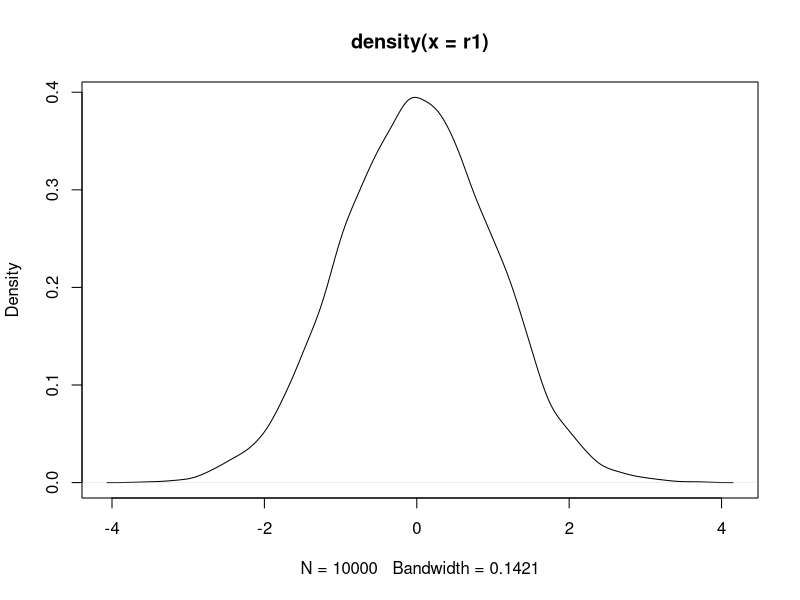
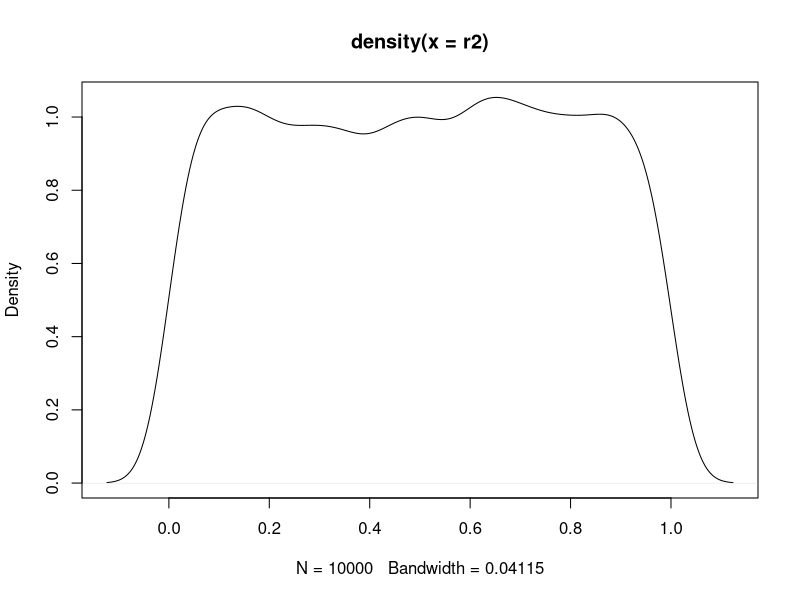
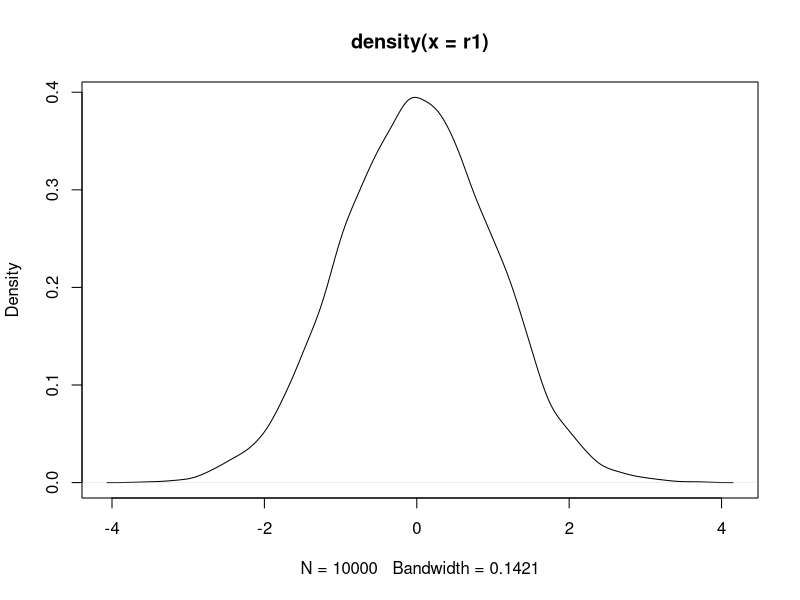
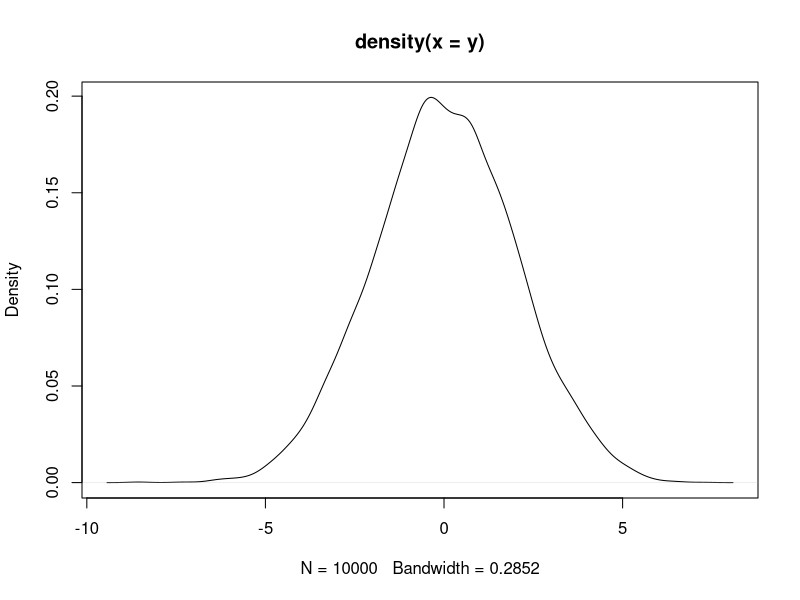
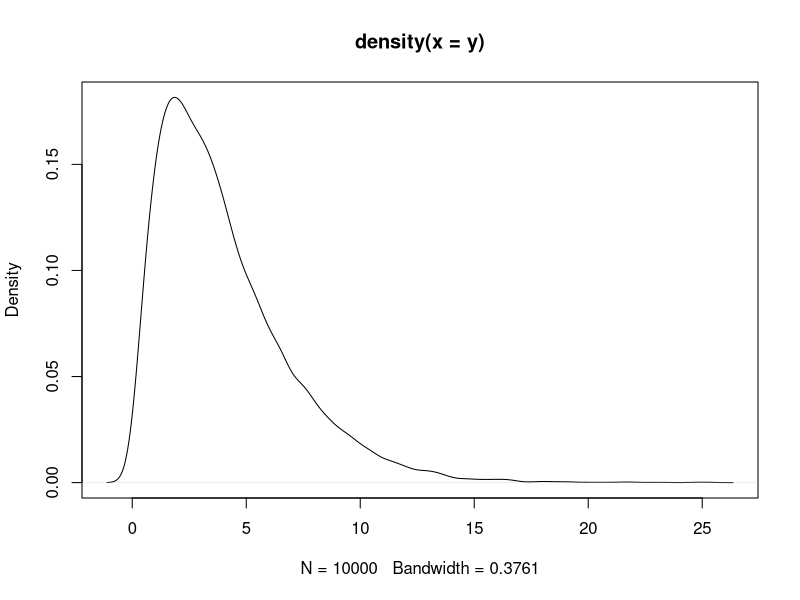
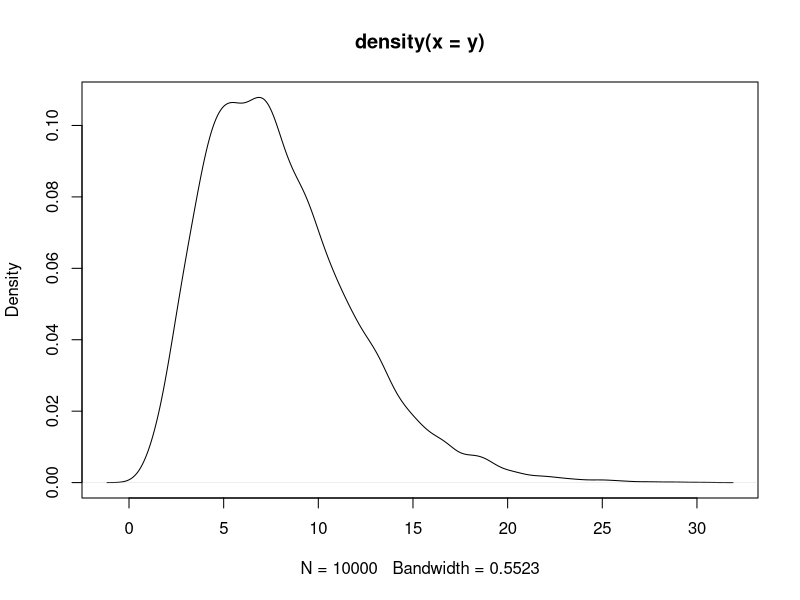
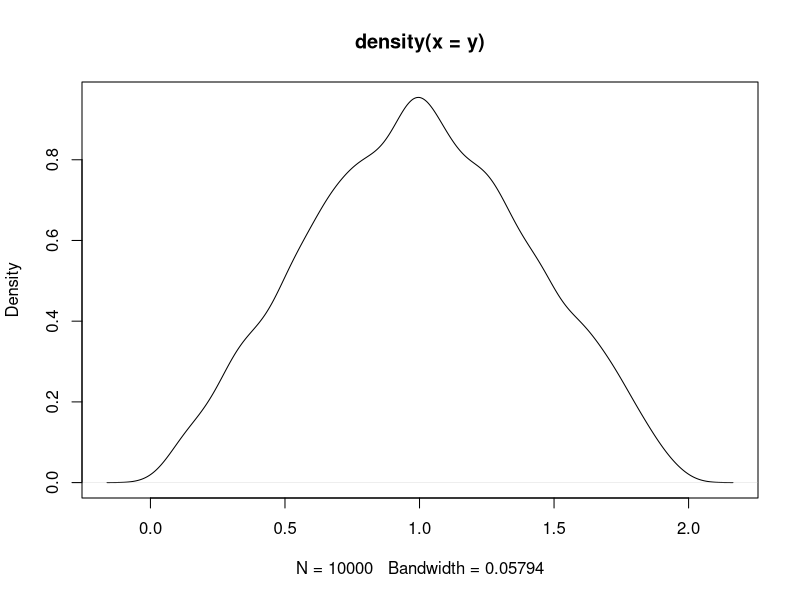
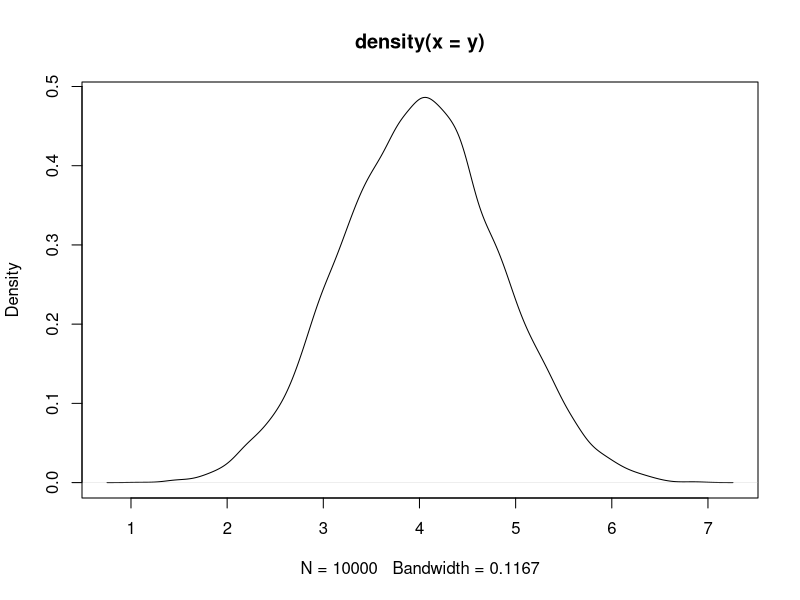

Write R code to recreate these figures, in order.
# Statistics from ground

# distribution

# discrete distribution 

#tossing a coin
v = c('H','T')
p = c(0.5,0.5)
sample(x = v, prob = p,size = 10,replace = T)

# rolling a die
v=seq(1,6)
p=rep(1/6,6)
sample(x = v, prob = p,size = 5,replace = T)

# Continous
# normal distribution
r1<-rnorm(10000)
plot(density(r1))

#unifrom distribution
r2<- runif(10000)
plot(density(r2))

# log normal distribution 
# only positive and is skewed to the right
y = exp(r1)
plot(density(r1))


r1<- rnorm(10000)
r2<- rnorm(10000)
r3<- rnorm(10000)
r4<- rnorm(10000)
y = r1+r2+r3+r4
plot(density(y))
y = r1^2+r2^2+r3^2+r4^2
plot(density(y))

r5<- rnorm(10000)
r6<- rnorm(10000)
r7<- rnorm(10000)
r8<- rnorm(10000)
y <- r1^2+r2^2+r3^2+r4^2+r5^2+r6^2+r7^2+r8^2
plot(density(y))


# if you see the skewnees is reducing as we are adding more and more varibale..
# so adding more varibales with chi square distribution will result in a normal distribution at some threshold.

u1<- runif(10000)
u2<- runif(10000)

y<- u1+u2

plot(density(y))


u1<- runif(10000)
u2<- runif(10000)
u3<- runif(10000)
u4<- runif(10000)
u5<- runif(10000)
u6<- runif(10000)
u7<- runif(10000)
u8<- runif(10000)

y<- u1+u2+u3+u4+u5+u6+u7+u8

plot(density(y))


#################################

# for an x on the distribution dnorm will give the density value

dnorm(x =3,mean = 5, sd = 3)

# gives the are which fall under that particular poiint
pnorm(3, mean =5, sd = 3)

# does the opposite to what pnorm does
qnorm(0.25,5,3)



######################### distributions


f2<- function(){
  rn <- rnorm(25,mean = 100,sd = 15)
  return(mean(rn))
}


sdist <- replicate(4000,f2())
  
summary(sdist)

mean(sdist)

sd(sdist)
psd <- 15/sqrt(25)

plot(density(sdist))

####################


f3<- function(){
  rn <- rnorm(25,mean = 100,sd = 15)
  return(median(rn))
}


sdist <- replicate(4000,f3())

summary(sdist)

mean(sdist)

sd(sdist)
psd <- 15/sqrt(25)

plot(density(sdist))


####################


f3<- function(){
  rn <- rnorm(25,mean = 100,sd = 15)
  return(quantile(probs = 0.75,x= rn))
}


sdist <- replicate(4000,f3())

summary(sdist)

mean(sdist)

sd(sdist)
psd <- 15/sqrt(25)

plot(density(sdist))
